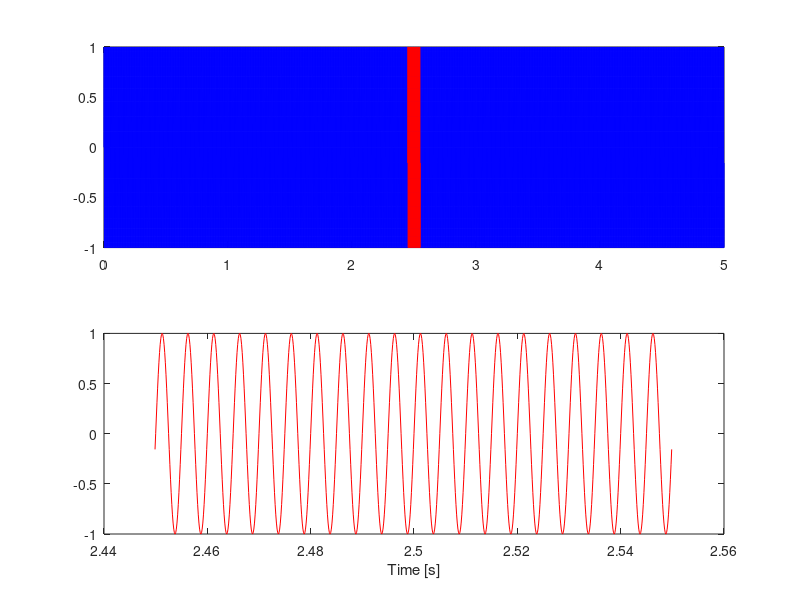

Reproduce this figure in MATLAB.
clear all
close all

f0 = 200;
Fs = 8000;
Tdur = 5.0;
T_win = 0.1;

dt = 1/Fs;
t = [0:dt:Tdur-dt];

x = sin(2*pi*f0*t);
fname = ['sin_',num2str(f0),'Hz_',num2str(Tdur),'s.mp3']
sound(x,Fs);
audiowrite(fname, x, Fs);

nd = length(x);
itmid = round(nd/2);
iwinh = round(T_win*Fs/2);
subplot(2,1,1)
plot(t,x,'b-')
hold on
plot(t(itmid-iwinh:itmid+iwinh),x(itmid-iwinh:itmid+iwinh),'r-')
subplot(2,1,2)
plot(t(itmid-iwinh:itmid+iwinh),x(itmid-iwinh:itmid+iwinh),'r-')
xlabel('Time [s]')
fname = ['sin_',num2str(f0),'Hz_',num2str(Tdur),'s.png']
saveas(gcf, fname)
% end of file
